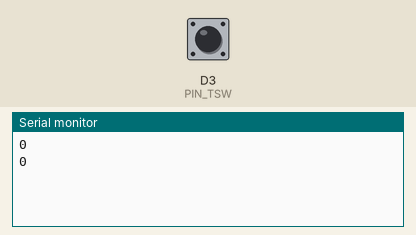
A sketch run on a simulated Arduino Zero (SAMD21). Shown: the last lines printed to the serial monitor. Inputs (shaded band) come from the test bench; at power-on: D3 (PIN_TSW) HIGH.

Above: at 1.2 s.
1.3 s: D3 (PIN_TSW) pulled LOW for 0.15 s
At 2.7 s:
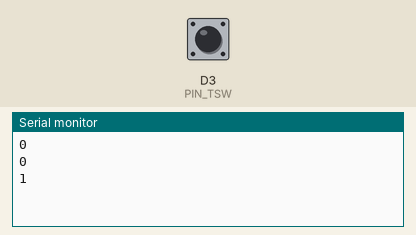
2.9 s: D3 (PIN_TSW) pulled LOW for 1 s
At 3.6 s:
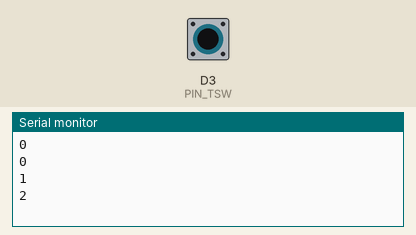
5.4 s: D3 (PIN_TSW) pulled LOW for 0.15 s
At 6.8 s:
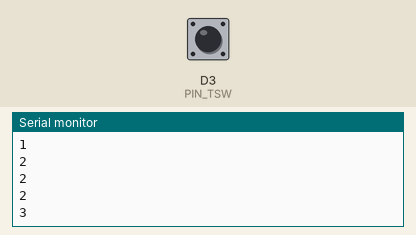
Timing chart, 0 to 8.4 s (numbered marks = the images above; inputs shaded):
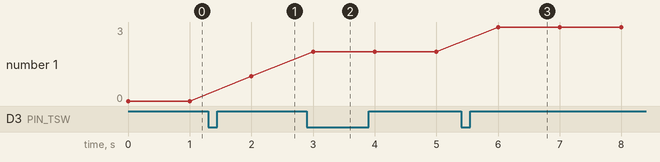

The sketch:

attachInterrupt.ino
```cpp
#define PIN_TSW (3)

volatile unsigned int counter = 0;

void cyclePoint(){
  counter++;
}

void setup()
{
  SerialUSB.begin(115200);

  pinMode(PIN_TSW,INPUT_PULLUP);
  attachInterrupt(digitalPinToInterrupt(PIN_TSW),cyclePoint,FALLING);
}

void loop()
{
  SerialUSB.println(counter);
  delay(1000);
}
```

Measured:
- after the input at 1.3 s, the serial monitor: prints a new line after 0.70 s (image 1)
- after the input at 2.9 s, the serial monitor: prints a new line after 0.10 s (image 2)
- after the input at 5.4 s, the serial monitor: prints a new line after 0.60 s (image 3)
- plotted number 1: 0 → 1 after the input at 1.3 s, 1 → 2 after the input at 2.9 s, 2 → 3 after the input at 5.4 s
